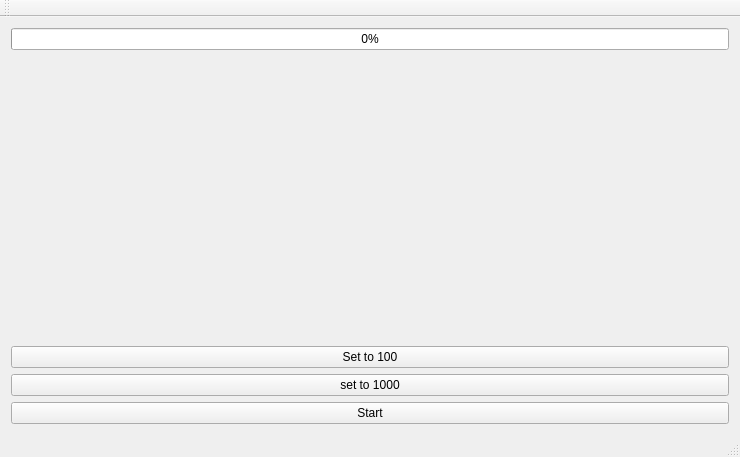
<?xml version="1.0" encoding="UTF-8"?>
<ui version="4.0">
 <class>MainWindow</class>
 <widget class="QMainWindow" name="MainWindow">
  <property name="geometry">
   <rect>
    <x>0</x>
    <y>0</y>
    <width>740</width>
    <height>457</height>
   </rect>
  </property>
  <property name="windowTitle">
   <string>MainWindow</string>
  </property>
  <widget class="QWidget" name="centralWidget">
   <layout class="QGridLayout" name="gridLayout">
    <item row="0" column="0">
     <layout class="QVBoxLayout" name="verticalLayout">
      <item>
       <widget class="QProgressBar" name="progressBar">
        <property name="value">
         <number>0</number>
        </property>
       </widget>
      </item>
      <item>
       <spacer name="verticalSpacer">
        <property name="orientation">
         <enum>Qt::Vertical</enum>
        </property>
        <property name="sizeHint" stdset="0">
         <size>
          <width>20</width>
          <height>40</height>
         </size>
        </property>
       </spacer>
      </item>
      <item>
       <widget class="QPushButton" name="pushButton">
        <property name="text">
         <string>Set to 100</string>
        </property>
       </widget>
      </item>
      <item>
       <widget class="QPushButton" name="pushButton_2">
        <property name="text">
         <string>set to 1000</string>
        </property>
       </widget>
      </item>
      <item>
       <widget class="QPushButton" name="pushButton_3">
        <property name="text">
         <string>Start</string>
        </property>
       </widget>
      </item>
     </layout>
    </item>
   </layout>
  </widget>
  <widget class="QMenuBar" name="menuBar">
   <property name="geometry">
    <rect>
     <x>0</x>
     <y>0</y>
     <width>740</width>
     <height>25</height>
    </rect>
   </property>
  </widget>
  <widget class="QToolBar" name="mainToolBar">
   <attribute name="toolBarArea">
    <enum>TopToolBarArea</enum>
   </attribute>
   <attribute name="toolBarBreak">
    <bool>false</bool>
   </attribute>
  </widget>
  <widget class="QStatusBar" name="statusBar"/>
 </widget>
 <layoutdefault spacing="6" margin="11"/>
 <resources/>
 <connections>
  <connection>
   <sender>pushButton_2</sender>
   <signal>clicked()</signal>
   <receiver>MainWindow</receiver>
   <slot>setNewValue1000()</slot>
   <hints>
    <hint type="sourcelabel">
     <x>429</x>
     <y>380</y>
    </hint>
    <hint type="destinationlabel">
     <x>410</x>
     <y>272</y>
    </hint>
   </hints>
  </connection>
  <connection>
   <sender>pushButton</sender>
   <signal>clicked()</signal>
   <receiver>MainWindow</receiver>
   <slot>setNewValue100()</slot>
   <hints>
    <hint type="sourcelabel">
     <x>341</x>
     <y>336</y>
    </hint>
    <hint type="destinationlabel">
     <x>284</x>
     <y>286</y>
    </hint>
   </hints>
  </connection>
  <connection>
   <sender>pushButton_3</sender>
   <signal>clicked()</signal>
   <receiver>MainWindow</receiver>
   <slot>start()</slot>
   <hints>
    <hint type="sourcelabel">
     <x>548</x>
     <y>409</y>
    </hint>
    <hint type="destinationlabel">
     <x>426</x>
     <y>227</y>
    </hint>
   </hints>
  </connection>
 </connections>
 <slots>
  <slot>setNewValue100()</slot>
  <slot>setNewValue1000()</slot>
  <slot>start()</slot>
 </slots>
</ui>
